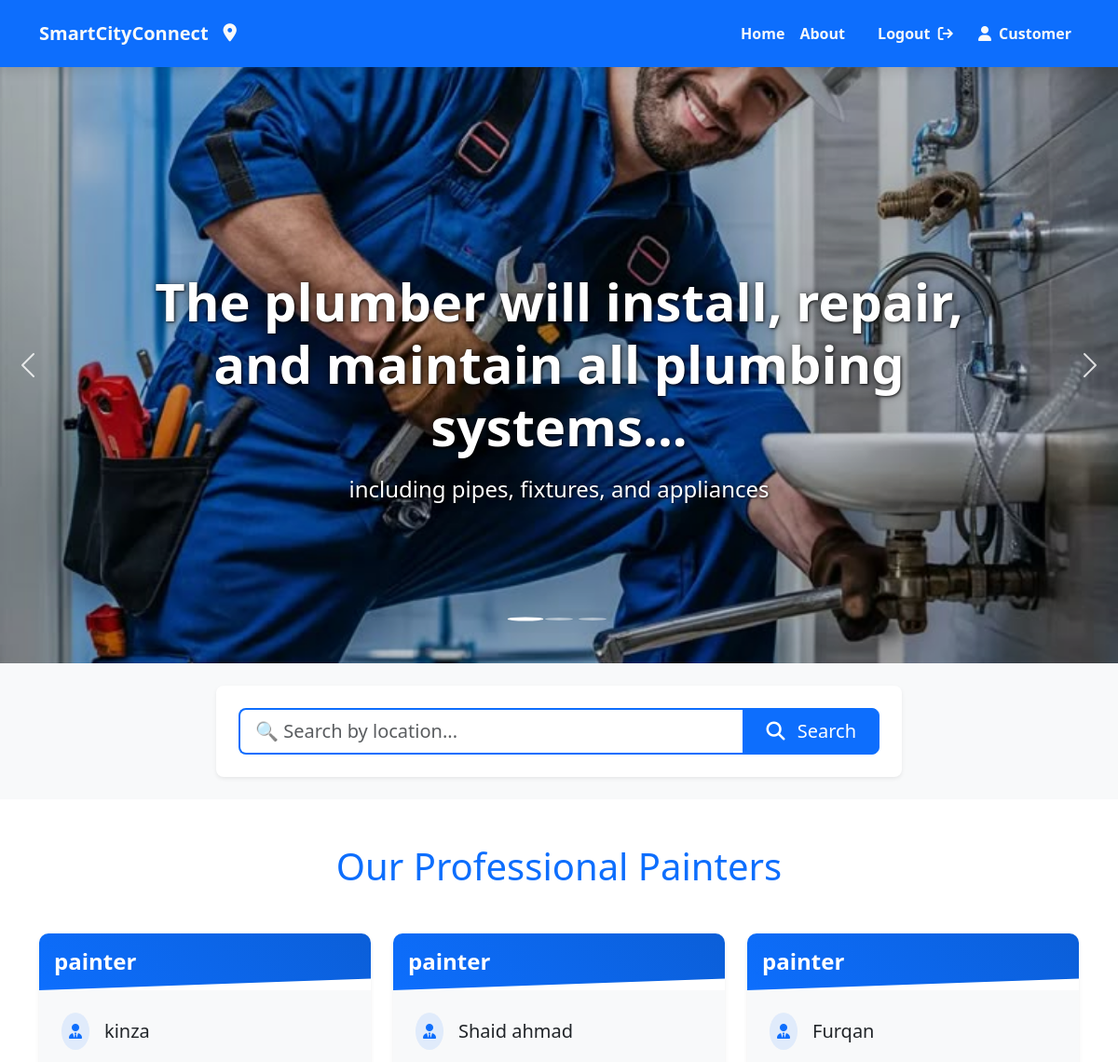
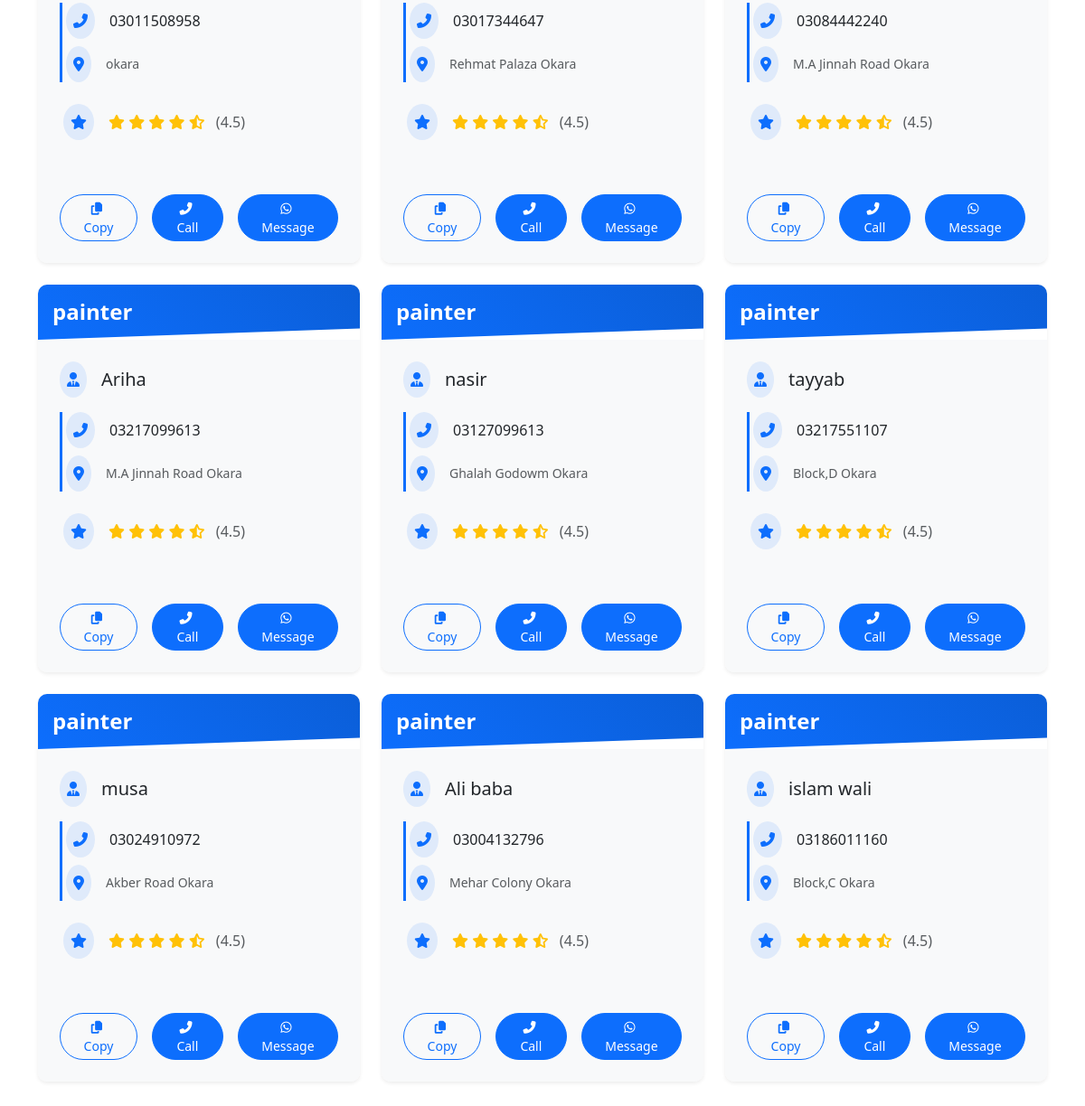
Screenshot of /Painter/ (signed in) with the database file from the repository (2 pictures, top to bottom).
### smartcity/models.py (models this page shows, shortened)
class ServiceProviderR(models.Model):
    SERVICE_CHOICES = [
        ('plumber', 'Plumber'),
        ('electrician', 'Electrician'),
        ('carpenter', 'Carpenter'),
        ('painter', 'Painter'),
        ('welder', 'Welder'),
        ('cable', 'Cable Provider'),
        ('internet', 'Internet Service'),
        ('groceries', 'Groceries'),
    ]
    username=models.CharField(max_length=100)
    service_image = models.ImageField(upload_to='service_images/')
    servicename = models.CharField(max_length=100, null=False ,choices=SERVICE_CHOICES)
    first_name=models.CharField(max_length=100)
    last_name=models.CharField(max_length=100)
    Phoneno = models.CharField(max_length=11)
    address = models.TextField()
    email=models.EmailField()
    password = models.CharField(max_length=128, null=False)
    is_approved = models.BooleanField(default=False)
    rating = models.DecimalField(max_digits=3, decimal_places=2, default=0.00)
    description = models.TextField(blank=True, null=True)
    is_rejected = models.BooleanField(default=False)
    approval_date = models.DateTimeField(null=True, blank=True)
    def __init__(self, *args, **kwargs):
        super().__init__(*args, **kwargs)
        self._original_is_approved = self.is_approved  # Track approval status changes
    class Meta:
        verbose_name = "Service Provider"
        verbose_name_plural = "Service Providers"
        ordering = ['-id']

### smartcity/views.py (the view)
# urls.py: path('Painter/',Painter,name='Painter'),
def Painter(request):
    if not request.session.get('is_logged_in'):
        return redirect('/Loginpage/?next=/Painter/')
    queryset=ServiceProviderR.objects.filter(
        servicename__iexact='painter'
    ).order_by('-rating')
    location=request.GET.get('location','')
    if location:
        queryset=queryset.filter(address__icontains='painter')
        page_title=f'Painter in {location}'
    else:
        page_title='Professional Painters'
    context={
        'painters':queryset,
        'page_title':page_title,
        'search_location':location,
        'user_type':request.session.get('user_type'),
        'user_id':request.session.get('user_id')
    }
    return render(request,'Painter.html',context)

### smartcity/templates/Painter.html (shortened to what this page needs)
{% load static %}
<!DOCTYPE html>
<html lang="en">
<head>
    <link href="https://cdn.jsdelivr.net/npm/bootstrap@5.3.3/dist/css/bootstrap.min.css" rel="stylesheet">
    <link rel="stylesheet" href="https://cdnjs.cloudflare.com/ajax/libs/font-awesome/6.6.0/css/all.min.css">
    <link rel="stylesheet" href="{% static 'css/Painter.css' %}">
</head>
<body>
    <div class="container-fluid bg-primary navbar-container sticky-top">
        <div class="container">
            <nav class="navbar navbar-expand-lg navbar-dark">
                <a class="navbar-brand text-light fw-bold d-flex align-items-center brand-logo" href="{% url 'Home' %}">
                    <span class="logo-text">SmartCityConnect</span>
                    <i class="fa-solid fa-location-dot logo-icon ms-2"></i>
                </a>
                <div class="collapse navbar-collapse justify-content-lg-end" id="navbarNav">
                    <ul class="navbar-nav nav-items">
                        <li class="nav-item">
                            <a href="{% url 'Home' %}" class="nav-link text-light fw-bold nav-link-hover">
                                <span>Home</span>
                            </a>
                        </li>
                        <li class="nav-item">
                            <a href="{% url 'About' %}" class="nav-link text-light fw-bold nav-link-hover">
                                <span>About</span>
                            </a>
                        </li>
                        {% if request.session.is_logged_in %}
                        <li class="nav-item">
                            <li class="nav-item">
                                <form method="post" action="{% url 'logout' %}" class="d-inline">
                                    <button type="submit" class="nav-link text-light fw-bold nav-link-hover login-btn" style="background: none; border: none; cursor: pointer;">
                                        <span>Logout</span>
                                        <i class="fa-solid fa-arrow-right-from-bracket ms-1"></i>
                                    </button>
                                </form>
                        </li>
                        <li class="nav-item">
                            <span class="nav-link text-light fw-bold">
                                {% if request.session.user_type == 'provider' %}
                                <i class="fas fa-tools me-1"></i> Provider
                              {% else %}
                               <i class="fas fa-user me-1"></i> Customer
                               {% endif %}
                           </span>
                            </li>
                        {% endif %}
                         </ul>
                </div>
            </nav>
        </div>
    </div>
    <div id="serviceCarousel" class="carousel slide">
        <div class="carousel-indicators">
            <button type="button" data-bs-target="#serviceCarousel" data-bs-slide-to="0" class="active"></button>
            <button type="button" data-bs-target="#serviceCarousel" data-bs-slide-to="1"></button>
            <button type="button" data-bs-target="#serviceCarousel" data-bs-slide-to="2"></button>
        </div>
        <div class="carousel-inner">
            <div class="carousel-item active">
                <img src="{% static 'media/plumber.jpeg' %}" class="d-block w-100 slider-img" alt="Plumbing services">
                <div class="carousel-caption d-none d-md-block">
                    <h2 class="slider-title animate__animated animate__fadeIn">The plumber will install, repair, and maintain all plumbing systems...</h2>
                    <p class="slider-subtitle animate__animated animate__fadeIn animate__delay-1s">including pipes, fixtures, and appliances</p>
                </div>
            </div>
        </div>
        <button class="carousel-control-prev" type="button" data-bs-target="#serviceCarousel" data-bs-slide="prev">
            <span class="carousel-control-prev-icon" aria-hidden="true"></span>
        </button>
        <button class="carousel-control-next" type="button" data-bs-target="#serviceCarousel" data-bs-slide="next">
            <span class="carousel-control-next-icon" aria-hidden="true"></span>
        </button>
    </div>
    <div class="container-fluid py-4 search-section">
        <div class="container">
            <div class="row justify-content-center">
                <div class="col-lg-8 col-md-10">
                    <div class="bg-white p-4 rounded-3 shadow-sm">
                        <form action="{% url 'Painter' %}" method="GET" class="search-form">
                            <div class="input-group">
                                <input type="search" name="location" class="form-control form-control-lg border-primary border-2"
                                       placeholder="🔍 Search by location..." value="{{ search_location|default:'' }}">
                                <button class="btn btn-primary btn-lg px-4" type="submit">
                                    <i class="fas fa-search me-2"></i> Search
                                </button>
                            </div>
                        </form>
                    </div>
                </div>
            </div>
        </div>
    </div>
    <div class="container py-5">
        <h1 class="text-center mb-5 text-primary animate__animated animate__fadeInDown">Our Professional Painters</h1>
        <div class="row row-cols-1 row-cols-md-2 row-cols-lg-3 g-4">
            {% for painter in painters %}
            <div class="col">
                <div class="card h-100 border-0 electrician-card shadow-sm">
                    <div class="card-header bg-primary border-0 py-3 position-relative overflow-hidden">
                        <h4 class="mb-0 text-center text-white fw-bold service-title animate__animated animate__fadeIn">
                            {{ painter.servicename }}
                        </h4>
                    </div>
                    <div class="card-body text-left d-flex flex-column bg-light">
                        <div class="d-flex align-items-center mb-3 animate__animated animate__fadeInLeft">
                            <div class="bg-primary bg-opacity-10 p-2 rounded-circle me-3">
                                <i class="fas fa-user-tie text-primary"></i>
                            </div>
                            <h5 class="card-title mb-0 text-dark">
                                {% firstof painter.get_full_name.strip painter.username %}
                            </h5>
                        </div>
                        <div class="contact-info mb-4 ps-1">
                            <div class="d-flex align-items-center mb-2 animate__animated animate__fadeInLeft" style="animation-delay: 0.1s;">
                                <div class="bg-primary bg-opacity-10 p-2 rounded-circle me-3">
                                    <i class="fas fa-phone-alt text-primary"></i>
                                </div>
                                <span class="phone-number text-dark">{{ painter.Phoneno }}</span>
                            </div>
                            <div class="d-flex align-items-center animate__animated animate__fadeInLeft" style="animation-delay: 0.2s;">
                                <div class="bg-primary bg-opacity-10 p-2 rounded-circle me-3">
                                    <i class="fas fa-map-marker-alt text-primary"></i>
                                </div>
                                <small class="text-muted">
                                    <a href="https://www.google.com/maps/search/?api=1&query={{ painter.address|urlencode }}"
                                       target="_blank"
                                       class="text-decoration-none text-muted hover-text-primary">
                                        {{ painter.address }}
                                    </a>
                                </small>
                            </div>
                        </div>
                        <div class="mb-4 ps-1 animate__animated animate__fadeInLeft" style="animation-delay: 0.3s;">
                            <div class="d-flex align-items-center">
                                <div class="bg-primary bg-opacity-10 p-2 rounded-circle me-3">
                                    <i class="fas fa-star text-primary"></i>
                                </div>
                                <div class="text-warning">
                                    <i class="fas fa-star"></i>
                                    <i class="fas fa-star"></i>
                                    <i class="fas fa-star"></i>
                                    <i class="fas fa-star"></i>
                                    <i class="fas fa-star-half-alt"></i>
                                    <span class="text-muted ms-2">(4.5)</span>
                                </div>
                            </div>
                        </div>
                        <div class="mt-auto d-flex justify-content-center gap-3 pt-3 animate__animated animate__fadeInUp" style="animation-delay: 0.4s;">
                            <button class="copy-btn btn btn-outline-primary btn-sm px-3 rounded-pill hover-lift"
                                    data-phone="{{ painter.Phoneno }}">
                                <i class="fas fa-copy me-1"></i> Copy
                            </button>
                            <a href="tel:{{ painter.Phoneno }}" class="btn btn-primary btn-sm call-btn text-white px-3 rounded-pill hover-lift">
                                <i class="fas fa-phone-alt me-1"></i> Call
                            </a>
                            <a href="https://wa.me/{{ painter.Phoneno|cut:' '|cut:'+' }}?text=Hello%20{{ painter.user.get_full_name|urlencode }}%20I%20need%20your%20{{ painter.servicename|urlencode }}%20service"
                               class="btn btn-primary btn-sm whatsapp-btn text-white px-3 rounded-pill hover-lift"
                               target="_blank">
                                <i class="fab fa-whatsapp me-1"></i> Message
                            </a>
                        </div>
                    </div>
                </div>
            </div>
            {% empty %}
            <div class="col-12 animate__animated animate__fadeIn">
                <div class="alert alert-info text-center">No Painters available at the moment.</div>
            </div>
            {% endfor %}
        </div>
    </div>
</body>
</html>

### rows the page displays
ServiceProviderR: servicename "painter", username "kinza", Phoneno "03011508958", address "okara"
ServiceProviderR: servicename "painter", username "Shaid ahmad", Phoneno "03017344647", address "Rehmat Palaza Okara"
ServiceProviderR: servicename "painter", username "Furqan", Phoneno "03084442240", address "M.A Jinnah Road Okara"
ServiceProviderR: servicename "painter", username "Ariha", Phoneno "03217099613", address "M.A Jinnah Road Okara"
ServiceProviderR: servicename "painter", username "nasir", Phoneno "03127099613", address "Ghalah Godowm Okara"
ServiceProviderR: servicename "painter", username "tayyab", Phoneno "03217551107", address "Block,D Okara"
ServiceProviderR: servicename "painter", username "musa", Phoneno "03024910972", address "Akber Road Okara"
ServiceProviderR: servicename "painter", username "Ali baba", Phoneno "03004132796", address "Mehar Colony Okara"
ServiceProviderR: servicename "painter", username "islam wali", Phoneno "03186011160", address "Block,C Okara"
